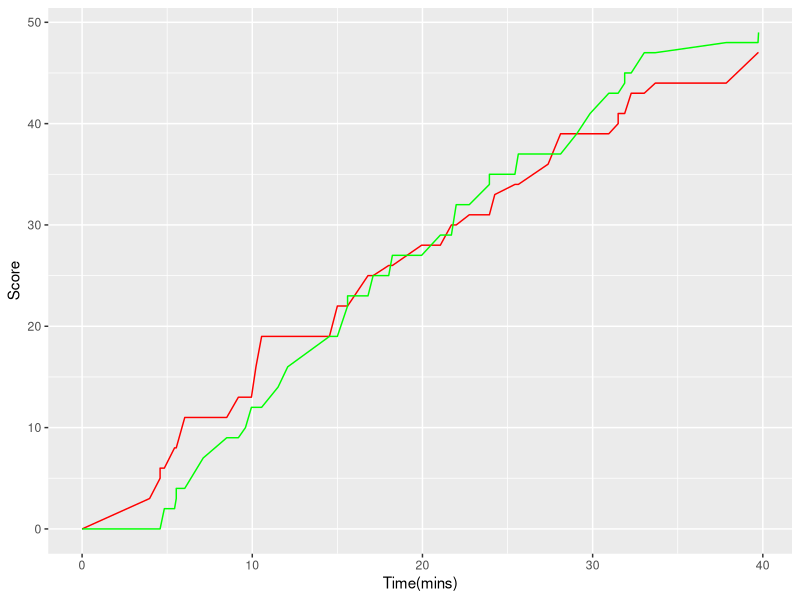

The R script that drew this image:
# Exercise 10

#Question1

setwd("C:/Users/cdmix/Desktop/Biocomputing/Biocomputing-Ex-10/")
library(ggplot2)

#Problem 1
##read in the .txt file with the data
game <- read.table("UWvMSU_1-22-13.txt",header=TRUE)
##create empty matrices for each team's running total as time progresses
uw <- data.frame(time=0,team=0,score=0)
msu <- data.frame(time=0,team=0,score=0)
##create a for loop that creates a dataframe with a cumulative score for each team whenever either team scores
for(i in 1:nrow(game)){
  if(game$team[i]=="UW"){
    uw[i,] <- game[i,]
    msu[i,] <- c(0,0,0)
  }else{
    msu[i,] <- game[i,]
    uw[i,] <- c(0,0,0)
  }
}
##create a cumulative score dataset for each team
uwscore <- numeric(length(uw))
msuscore <- numeric(length(msu))

for(i in 1:length(msu$score)){
  msuscore[i] <- sum(msu$score[1:i])
}

for(i in 1:length(uw$score)){
  uwscore[i] <- sum(uw$score[1:i])
}

##combine with times
score <- data.frame(game$time,uwscore,msuscore)
##add zero to the beginning of the scores
init <- c(0,0,0)
score <- rbind(init,score)
##plot each dataset
ggplot(score,aes(x=game.time))+
  geom_line(aes(y=uwscore),color="red")+
  geom_line(aes(y=msuscore),color="green")+
  ylab("Score")+
  xlab("Time(mins)")
